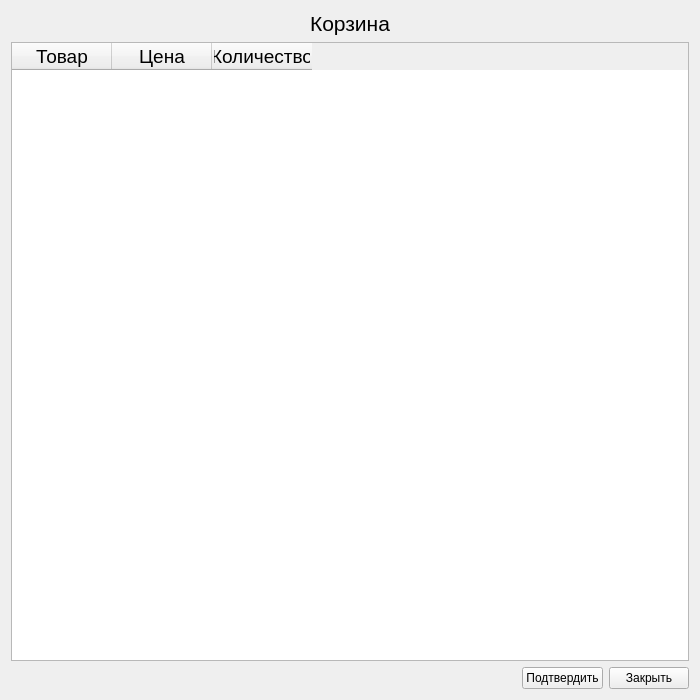
<?xml version="1.0" encoding="UTF-8"?>
<ui version="4.0">
 <class>CartForm</class>
 <widget class="QWidget" name="CartForm">
  <property name="windowModality">
   <enum>Qt::ApplicationModal</enum>
  </property>
  <property name="geometry">
   <rect>
    <x>0</x>
    <y>0</y>
    <width>700</width>
    <height>700</height>
   </rect>
  </property>
  <property name="windowTitle">
   <string>Корзина</string>
  </property>
  <layout class="QGridLayout" name="gridLayout_2">
   <item row="0" column="0">
    <widget class="QLabel" name="label">
     <property name="font">
      <font>
       <pointsize>16</pointsize>
       <weight>50</weight>
       <bold>false</bold>
      </font>
     </property>
     <property name="text">
      <string>Корзина</string>
     </property>
     <property name="alignment">
      <set>Qt::AlignCenter</set>
     </property>
    </widget>
   </item>
   <item row="2" column="0">
    <layout class="QHBoxLayout" name="horizontalLayout">
     <property name="topMargin">
      <number>0</number>
     </property>
     <item>
      <spacer name="horizontalSpacer">
       <property name="orientation">
        <enum>Qt::Horizontal</enum>
       </property>
       <property name="sizeHint" stdset="0">
        <size>
         <width>40</width>
         <height>20</height>
        </size>
       </property>
      </spacer>
     </item>
     <item>
      <widget class="QPushButton" name="pushButton_confirm">
       <property name="text">
        <string>Подтвердить</string>
       </property>
      </widget>
     </item>
     <item>
      <widget class="QPushButton" name="pushButton_close">
       <property name="text">
        <string>Закрыть</string>
       </property>
      </widget>
     </item>
    </layout>
   </item>
   <item row="1" column="0">
    <widget class="QTableWidget" name="tableWidget">
     <property name="font">
      <font>
       <pointsize>14</pointsize>
      </font>
     </property>
     <property name="editTriggers">
      <set>QAbstractItemView::NoEditTriggers</set>
     </property>
     <attribute name="horizontalHeaderStretchLastSection">
      <bool>false</bool>
     </attribute>
     <column>
      <property name="text">
       <string>Товар</string>
      </property>
     </column>
     <column>
      <property name="text">
       <string>Цена</string>
      </property>
     </column>
     <column>
      <property name="text">
       <string>Количество</string>
      </property>
     </column>
    </widget>
   </item>
  </layout>
 </widget>
 <resources/>
 <connections/>
</ui>
